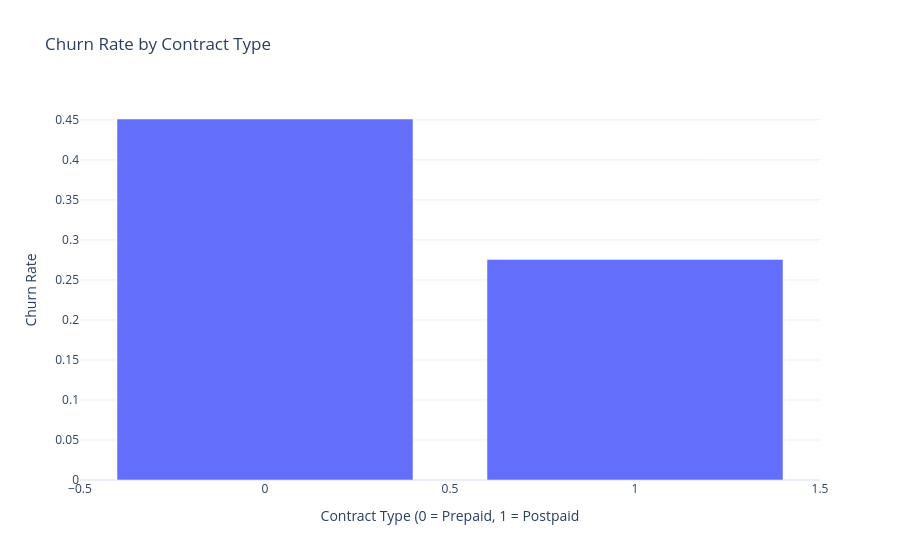

The code cell stored with this chart in its notebook:
### Code cell
churn_rate_by_contract = df.groupby('contract_type')['churn'].mean().reset_index()
import plotly.express as px
fig = px.bar(churn_rate_by_contract, x='contract_type', y='churn', title='Churn Rate by Contract Type')
fig.update_layout(
    xaxis_title='Contract Type (0 = Prepaid, 1 = Postpaid',
    yaxis_title='Churn Rate',
    template='plotly_white'
)   
fig.show()

### Figure 1 — Plotly figure (JSON) as saved in the notebook; plotly's stock layout.template omitted (floating-point values rounded to 4 significant figures)
{"data": [{"hovertemplate": "contract_type=%{x}<br>churn=%{y}<extra></extra>", "legendgroup": "", "marker": {"color": "#636efa", "pattern": {"shape": ""}}, "name": "", "orientation": "v", "showlegend": false, "textposition": "auto", "type": "bar", "x": [0, 1], "xaxis": "x", "y": [0.4511, 0.2756], "yaxis": "y"}], "layout": {"barmode": "relative", "legend": {"tracegroupgap": 0}, "title": {"text": "Churn Rate by Contract Type"}, "xaxis": {"anchor": "y", "domain": [0, 1], "title": {"text": "Contract Type (0 = Prepaid, 1 = Postpaid"}}, "yaxis": {"anchor": "x", "domain": [0, 1], "title": {"text": "Churn Rate"}}}}
